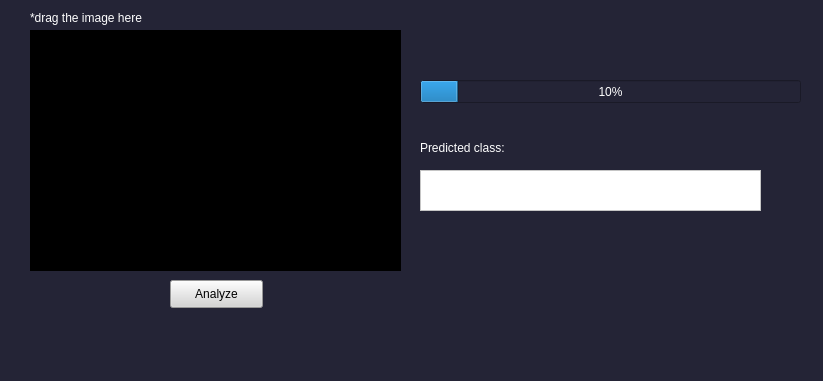
<?xml version="1.0" encoding="UTF-8"?>
<ui version="4.0">
 <class>GarbageClassification</class>
 <widget class="QMainWindow" name="GarbageClassification">
  <property name="geometry">
   <rect>
    <x>0</x>
    <y>0</y>
    <width>823</width>
    <height>381</height>
   </rect>
  </property>
  <property name="windowTitle">
   <string>Garbage Classification</string>
  </property>
  <property name="styleSheet">
   <string notr="true">background-color: rgb(36, 36, 54);</string>
  </property>
  <widget class="QWidget" name="centralwidget">
   <widget class="QPushButton" name="pushButton">
    <property name="geometry">
     <rect>
      <x>170</x>
      <y>280</y>
      <width>93</width>
      <height>28</height>
     </rect>
    </property>
    <property name="styleSheet">
     <string notr="true">background-color: rgb(212, 212, 212);
color: rgb(0, 0, 0);</string>
    </property>
    <property name="text">
     <string>Analyze</string>
    </property>
   </widget>
   <widget class="QLabel" name="label">
    <property name="geometry">
     <rect>
      <x>30</x>
      <y>10</y>
      <width>371</width>
      <height>16</height>
     </rect>
    </property>
    <property name="styleSheet">
     <string notr="true">color: rgb(255, 255, 255);</string>
    </property>
    <property name="text">
     <string>*drag the image here</string>
    </property>
   </widget>
   <widget class="QTextBrowser" name="textBrowser">
    <property name="geometry">
     <rect>
      <x>420</x>
      <y>170</y>
      <width>341</width>
      <height>41</height>
     </rect>
    </property>
    <property name="styleSheet">
     <string notr="true">background-color: rgb(255, 255, 255);</string>
    </property>
   </widget>
   <widget class="QLabel" name="label_2">
    <property name="geometry">
     <rect>
      <x>420</x>
      <y>140</y>
      <width>151</width>
      <height>16</height>
     </rect>
    </property>
    <property name="styleSheet">
     <string notr="true">color: rgb(255, 255, 255);</string>
    </property>
    <property name="text">
     <string>Predicted class: </string>
    </property>
   </widget>
   <widget class="QLabel" name="label_3">
    <property name="geometry">
     <rect>
      <x>30</x>
      <y>30</y>
      <width>371</width>
      <height>241</height>
     </rect>
    </property>
    <property name="styleSheet">
     <string notr="true">background-color: rgb(0, 0, 0);
image: url(:/resim/xlarge_icons_image_photo_3885.ico);</string>
    </property>
    <property name="frameShape">
     <enum>QFrame::NoFrame</enum>
    </property>
    <property name="frameShadow">
     <enum>QFrame::Plain</enum>
    </property>
    <property name="text">
     <string/>
    </property>
   </widget>
   <widget class="QProgressBar" name="progressBar">
    <property name="geometry">
     <rect>
      <x>420</x>
      <y>80</y>
      <width>381</width>
      <height>23</height>
     </rect>
    </property>
    <property name="styleSheet">
     <string notr="true">color: rgb(255, 255, 255);</string>
    </property>
    <property name="value">
     <number>10</number>
    </property>
   </widget>
  </widget>
  <widget class="QMenuBar" name="menubar">
   <property name="geometry">
    <rect>
     <x>0</x>
     <y>0</y>
     <width>823</width>
     <height>26</height>
    </rect>
   </property>
  </widget>
  <widget class="QStatusBar" name="statusbar"/>
 </widget>
 <resources>
  <include location="../../makine_ogrenmesi_projeler/GUI/resim.qrc"/>
 </resources>
 <connections/>
</ui>
